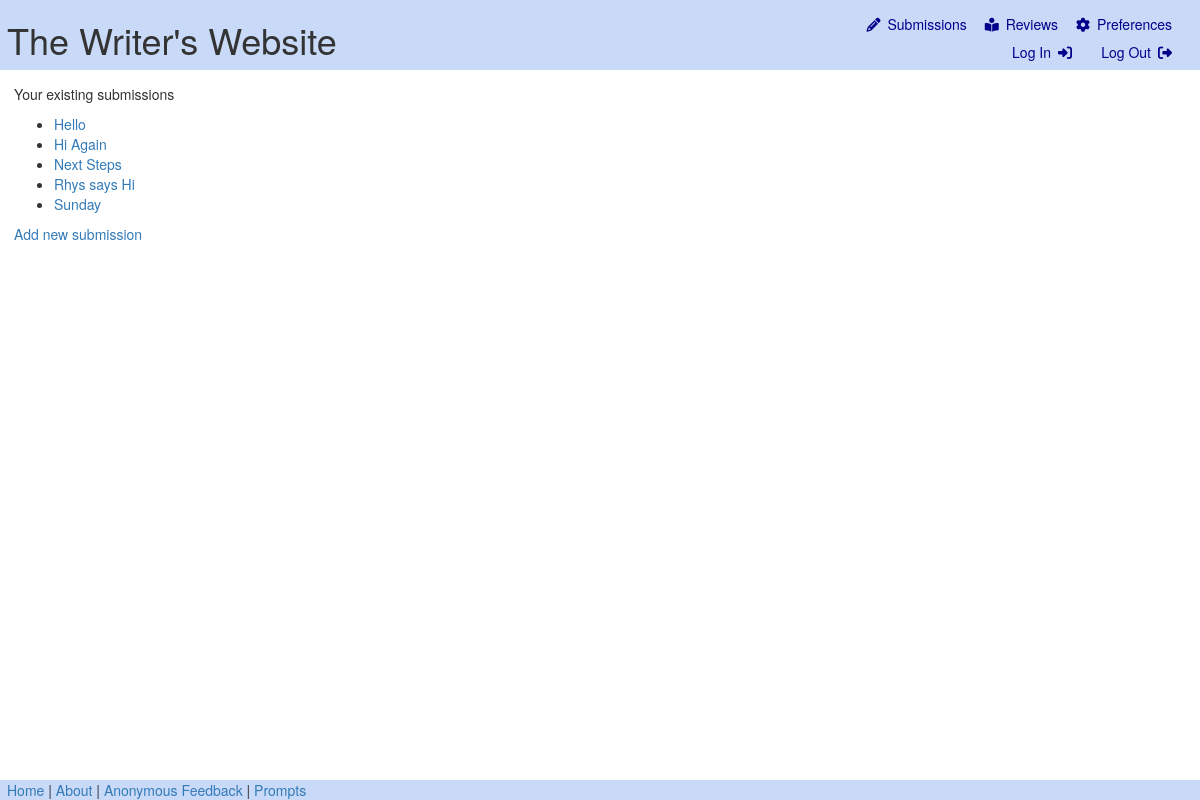
Page /submissions/ (signed in) on the committed database.
### submissions/models.py (models this page shows)
class Submission(models.Model):
	author_name = models.CharField(max_length=128, help_text= "You can write Anonymous, or a name/pseudonym if wanted")
	title = models.CharField(max_length=128)
	content = models.TextField()
	REVIEW_LENGTHS = (
		('5-10', "5-10 minutes"),
		('10-30', "10-30 minutes"),
		('30-60', "30-60 minutes"),
		('60+', "60 minutes +"),
	)
	review_time = models.CharField(max_length=10, choices=REVIEW_LENGTHS)
	min_review_count = models.IntegerField(validators=[MinValueValidator(1), MaxValueValidator(5)])
	max_review_count = models.IntegerField(validators=[MinValueValidator(1), MaxValueValidator(10)])
	message_to_reader = models.TextField()
	genre = models.ForeignKey(Genre, on_delete=models.CASCADE)
	writing_type = models.ForeignKey(WritingType, on_delete=models.CASCADE)
	theme = models.ForeignKey(Theme, on_delete=models.CASCADE)
	author = models.ForeignKey(User, on_delete=models.CASCADE)

### submissions/views.py (the view)
# urls.py: path('', views.index, name='index'),
def index(request):
    if request.user.is_authenticated == False:
        return redirect('/login')
    else:
        current_submission_list = Submission.objects.filter(author=request.user).order_by('title')
        context = {
            'current_submission_list': current_submission_list,
        }
        return render(request, 'submissions/index.html', context)

### submissions/templates/submissions/index.html
{% extends "base.html" %} {% block content %} {% if current_submission_list %}
<p>Your existing submissions</p>
<ul>
  {% for submission in current_submission_list %}
  <li>
    <a href="{% url 'submissions:detail' submission.id %}"
      >{{ submission.title }}</a
    >
  </li>
  {% endfor %}
</ul>
{% else %}
<p>You have no existing submissions</p>
{% endif %}
<a href="/submissions/new/">Add new submission</a>
{% endblock %}

### submissions/static/css/style.css (style rules this page uses)
body { margin: 1em; padding-bottom: 1em; }

### rows in the picture
Submission: title "Hello"
Submission: title "Hi Again"
Submission: title "Next Steps"
Submission: title "Rhys says Hi"
Submission: title "Sunday"
